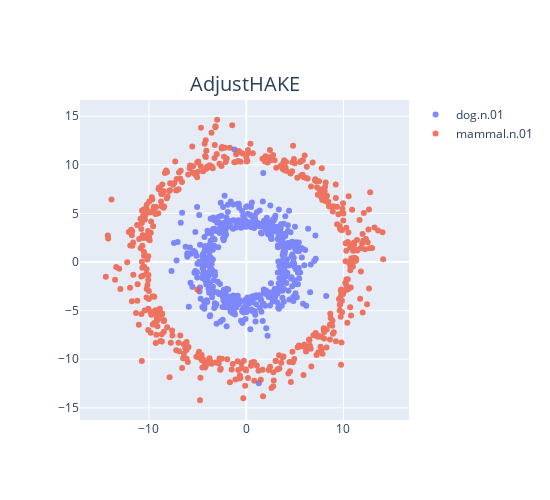

Notebook code cell kept with this figure:
### Code cell
# エンティティの埋め込みをロード
entity_embedding = np.load(os.path.join(model_path, 'entity_embedding.npy'))

# HeadとTailの座標計算
head = entity_embedding[head_id]
tail = entity_embedding[tail_id]

phase_head, mod_head = np.split(head, 2)
phase_tail, mod_tail = np.split(tail, 2)

mod_head = np.log(np.abs(mod_head)) * np.sign(mod_head)
mod_tail = np.log(np.abs(mod_tail)) * np.sign(mod_tail)

phase_head = phase_head / embedding_range * np.pi
phase_tail = phase_tail / embedding_range * np.pi

x_head, y_head = mod_head * np.cos(phase_head), mod_head * np.sin(phase_head)
x_tail, y_tail = mod_tail * np.cos(phase_tail), mod_tail * np.sin(phase_tail)

fig = go.Figure()

# Head Entityのプロット
fig.add_trace(go.Scatter(x=x_head, y=y_head, mode='markers', name=entities_dict[head_id], text=[f'Head ID: {head_id}'] * len(x_head), opacity=0.8))
# Tail Entityのプロット
fig.add_trace(go.Scatter(x=x_tail, y=y_tail, mode='markers', name=entities_dict[tail_id], text=[f'Tail ID: {tail_id}'] * len(x_tail), opacity=0.8))
# HAKEテキストの追加
fig.add_annotation(
    text=model,  # 表示するテキスト
    xref="paper",  # x座標の参照元 (paperは図の左端、dataはデータ座標)
    yref="paper",  # y座標の参照元 (paperは図の下端、dataはデータ座標)
    x=0.5,  # x座標 (0.5は図の中央)
    y=1.1,  # y座標 (1.05は図の上端から5%上)
    showarrow=False,  # 矢印を非表示にする
    font=dict(size=20),  # テキストのフォントサイズ
)
# レイアウトの設定
fig.update_layout(
    title="",
    yaxis_title=" ",
    showlegend=True,
    width=550,  # 幅
    height=500,  # 高さ
    xaxis=dict(scaleanchor="y", scaleratio=1),  # x軸のアスペクト比を1:1に設定
    yaxis=dict(scaleanchor="x", scaleratio=1),  # y軸のアスペクト比を1:1に設定
)

# プロットの表示
fig.show()

### Figure 1 — Plotly figure (JSON) as saved in the notebook; plotly's stock layout.template omitted (floating-point values rounded to 4 significant figures; data arrays with more than 128 entries replaced by an {"elided": "..."} marker saying what was removed)
{"data": [{"mode": "markers", "name": "dog.n.01", "opacity": 0.8, "text": {"elided": "500 str values"}, "type": "scatter", "x": {"elided": "500 float values"}, "y": {"elided": "500 float values"}}, {"mode": "markers", "name": "mammal.n.01", "opacity": 0.8, "text": {"elided": "500 str values"}, "type": "scatter", "x": {"elided": "500 float values"}, "y": {"elided": "500 float values"}}], "layout": {"annotations": [{"font": {"size": 20}, "showarrow": false, "text": "AdjustHAKE", "x": 0.5, "xref": "paper", "y": 1.1, "yref": "paper"}], "height": 500, "showlegend": true, "title": {"text": ""}, "width": 550, "xaxis": {"scaleanchor": "y", "scaleratio": 1}, "yaxis": {"scaleanchor": "x", "scaleratio": 1, "title": {"text": " "}}}}
